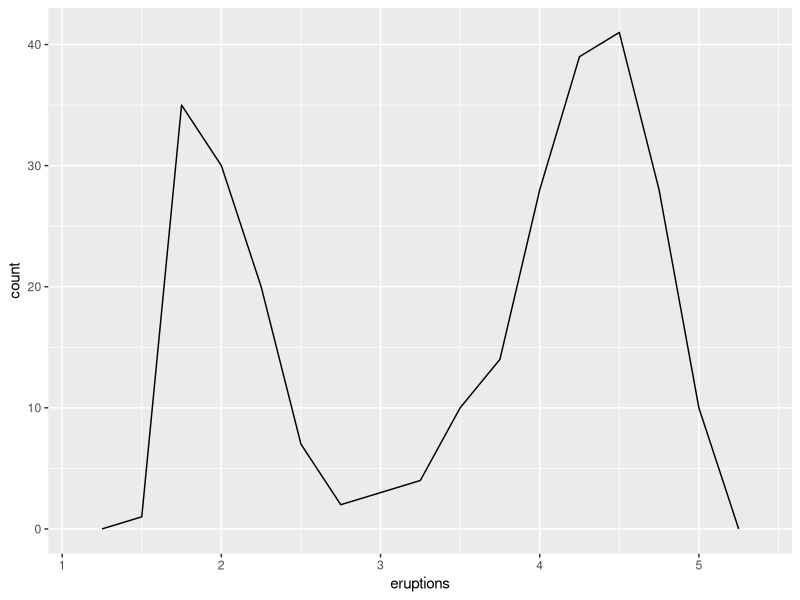
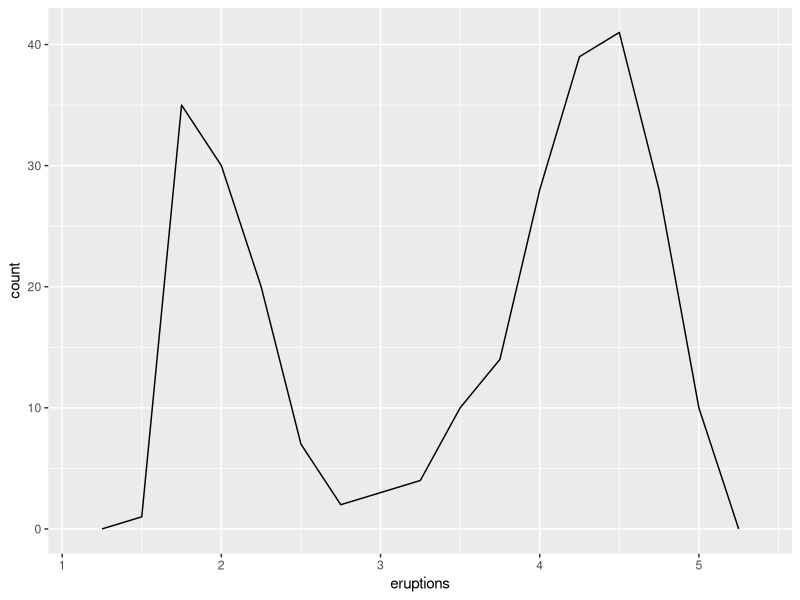
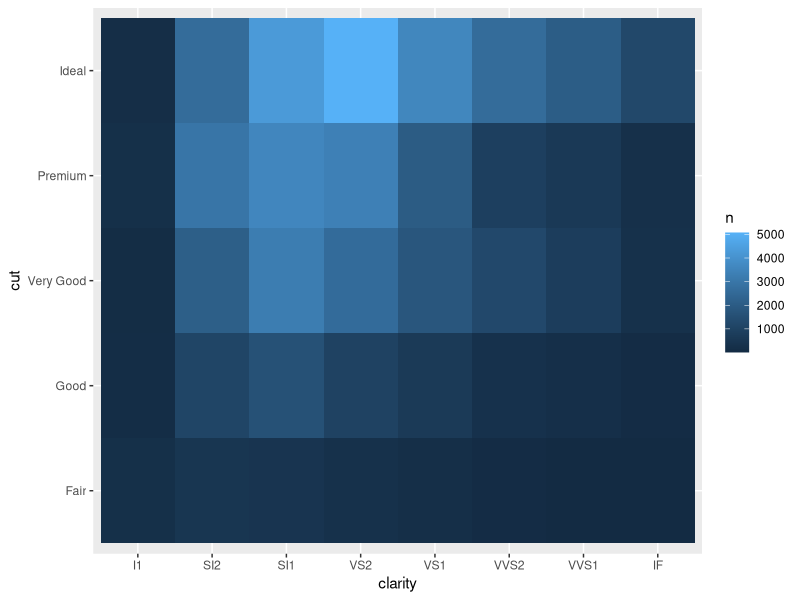

Recreate these plots in R, in order.
library(tidyverse)

# Estructura utilizada hasta el momento

ggplot(data = faithful, mapping = aes(x = eruptions)) +
  geom_freqpoly(binwidth = 0.25)

# Otra forma de utilizar los argumentos en ggplot2
# se puede obviar data = en el primer argumento
# Se puede obviar mapping = en el segundo argumento
# Los dos primeros argumentos de aes() son x =  e y = , que también se pueden obviar

ggplot(faithful, aes(eruptions)) +
  geom_freqpoly(binwidth = 0.25)

diamonds %>%
  count(cut, clarity) %>%
  ggplot(aes(clarity, cut, fill = n)) + 
  geom_tile()

